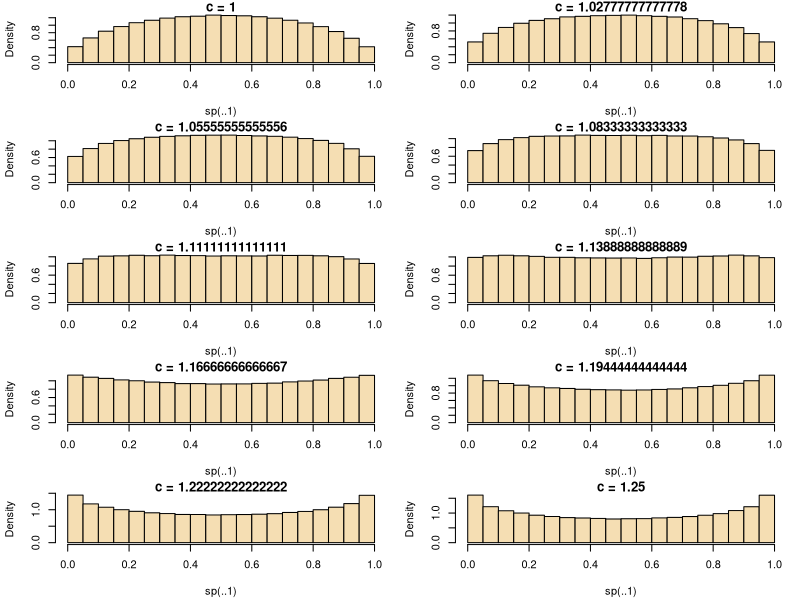
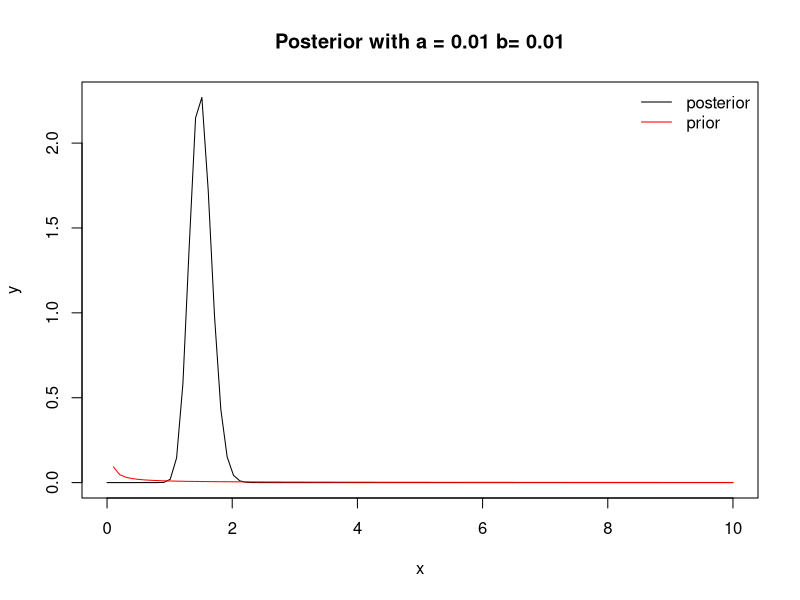
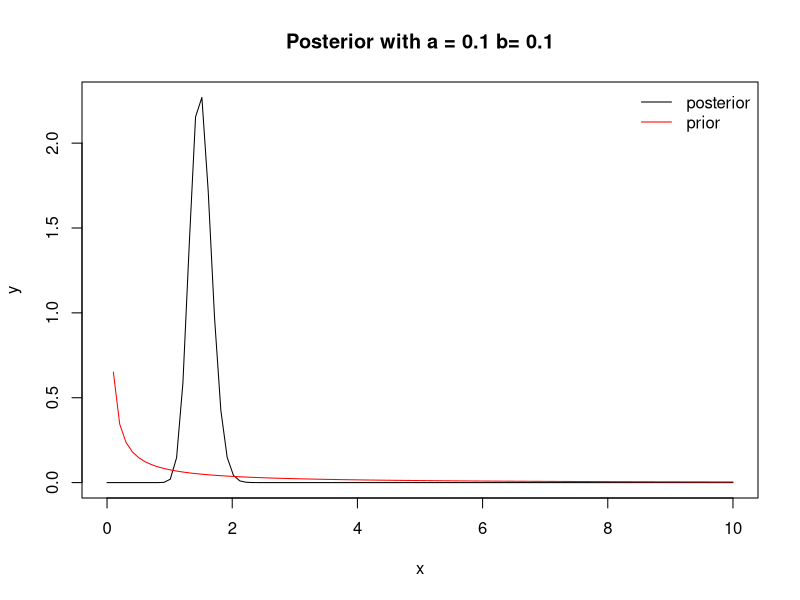
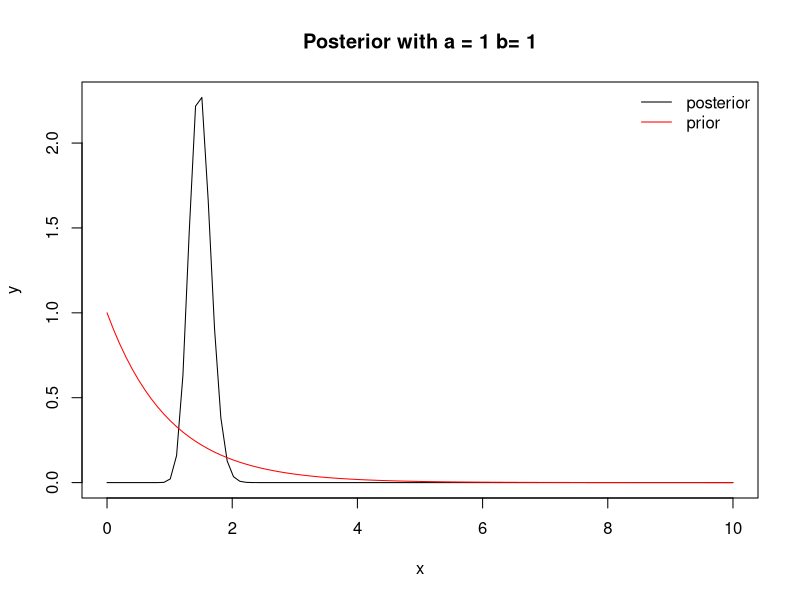

R code for these plots, in order:
## ---- chunk 1
library(purrr)
library(tidyr)
library(dplyr)
library(knitr)
## ---- chunk 2

n<- 100000
set.seed(100)
#random numbers generated
data<- rnorm(n, 0, 1)
#mean
me<- mean(data)
#variance
v<- var(data)


#frequentist ci
#y-bar +/- (var/n)^.5

fLow<-  me-1.96* (v/n)^.5; 

fHigh<- me+1.96 * (v/n)^.5;fHigh

#frequentist ci
cbind(fLow, fHigh)

#using formula from a with m = 0
bCi<- function(m){
  w = n/(n+m)
  bm= (w * me) + (1-w) * 0
  bv=  (v/(n+m))^.5
  return(cbind("bLow" = bm- 1.96* bv, "bHi" = bm+ 1.96* bv))
}

#bayes ci
bCi(0)

## ---- chunk 3
#function used to do simulation 
sp<- function( c){
  x<- rnorm(1000000, 0,1)
  a = rnorm(1000000, 0,c^2)
  b = rnorm(1000000, 0, c^ 2)
  return(exp(a + x* b)/ (1 + exp(a + x* b)))
}




#plots
op <- par(pty="m", mfrow=c(5, 2), mar=c(4.2, 4.2, 1, 1))

  pwalk(list((seq(1, 1.25, length = 10))), ~{hist(sp(..1), col = "wheat",  freq= F, main = paste("c =", ..1))})

par(op)
## ---- chunk 4
#question 6

#y = 1.5 * 50 = 75
#n = 50

#function to plot
gammaPost<- function(a, b){
  x<- seq(0,10, length = 100)
  y<- dgamma(x, 75 + a, 50 + b)
  
  plot(x,y , type = "l", main = paste("Posterior with a =", a, "b=", b))
  lines(x, dgamma(x, a,b), col = "red")
  legend("topright", legend = c("posterior", "prior"),col=c("black", "red"), lty=c(1,1), bty = "n")
}

#funcation for summary
postSum<- function(a,b){
  #ci
  ci =  qgamma(c(.025, .975), 75 + a, 50 + b);
  #mean
  mean= (75 + a)/ (50 + b)
  #std
  std= sqrt((75 + a)/ (50 + b)^2)
  cbind("a" = a, "b" = b, "lowCi" = ci[1], "upperCi" = ci[2], "mean" = mean, "std" = std)%>%as.data.frame()%>%return()
}


#a
# a=b=.01
gammaPost(.01, .01)
postSum(.01, .01)
## ---- chunk 5
#b
# a=b=.1
gammaPost(.1, .1)
postSum(.1, .1)

## ---- chunk 6
# a= b = 1
gammaPost(1, 1)
postSum(1, 1)
